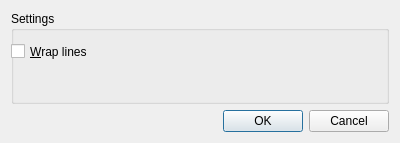
<?xml version="1.0" encoding="UTF-8"?>
<ui version="4.0">
 <class>Dialog</class>
 <widget class="QDialog" name="Dialog">
  <property name="geometry">
   <rect>
    <x>0</x>
    <y>0</y>
    <width>400</width>
    <height>143</height>
   </rect>
  </property>
  <property name="windowTitle">
   <string>Dialog</string>
  </property>
  <layout class="QGridLayout" name="gridLayout">
   <item row="0" column="0">
    <widget class="QGroupBox" name="groupBox">
     <property name="title">
      <string>Settings</string>
     </property>
     <widget class="QCheckBox" name="checkBox">
      <property name="geometry">
       <rect>
        <x>0</x>
        <y>30</y>
        <width>171</width>
        <height>21</height>
       </rect>
      </property>
      <property name="text">
       <string>&amp;Wrap lines</string>
      </property>
     </widget>
    </widget>
   </item>
   <item row="1" column="0">
    <widget class="QDialogButtonBox" name="buttonBox">
     <property name="standardButtons">
      <set>QDialogButtonBox::Cancel|QDialogButtonBox::Ok</set>
     </property>
    </widget>
   </item>
  </layout>
 </widget>
 <resources/>
 <connections/>
</ui>
